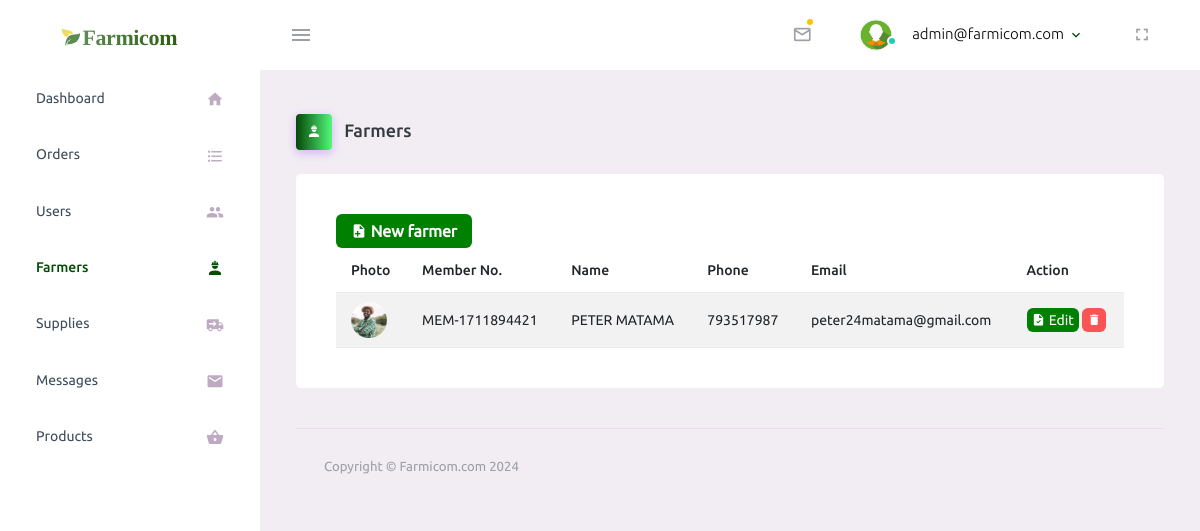
Page /Dashboard/Admin/farmers.php (signed in) on the committed database.
### tables this page shows
CREATE TABLE `farmers` (
  `id` int(25) NOT NULL,
  `Photo` varchar(250) NOT NULL,
  `Member_number` varchar(25) NOT NULL,
  `National_id` int(10) NOT NULL,
  `Firstname` varchar(25) NOT NULL,
  `Lastname` varchar(25) NOT NULL,
  `Phone` int(25) NOT NULL,
  `Email` varchar(25) NOT NULL,
  `Address` varchar(25) NOT NULL,
  `Password` varchar(250) NOT NULL,
  `Usertype` varchar(25) NOT NULL DEFAULT 'farmer'
);

### Dashboard/Admin/farmers.php (the view, shortened to what this page needs)
<?php
include ("config.php");
if (!isset($_SESSION['email'])) {
  header("location:../../lform.php");
  exit;
} else {
  $username = $_SESSION['email'];
}
 ?>
<!DOCTYPE html>
<html lang="en">
  <head>
    <link rel="stylesheet" href="assets/vendors/mdi/css/materialdesignicons.min.css">
    <link rel="stylesheet" href="assets/vendors/css/vendor.bundle.base.css">
    <link rel="stylesheet" href="assets/css/style.css">
  </head>
  <body>
      <nav class="navbar default-layout-navbar col-lg-12 col-12 p-0 fixed-top d-flex flex-row">
        <div class="text-center navbar-brand-wrapper d-flex align-items-center justify-content-center">
          <a class="navbar-brand brand-logo" href="index.html"><img src="assets/images/logo.svg" alt="logo" /></a>
        </div>
        <div class="navbar-menu-wrapper d-flex align-items-stretch">
          <button class="navbar-toggler navbar-toggler align-self-center" type="button" data-toggle="minimize">
            <span class="mdi mdi-menu"></span>
          </button>
          <ul class="navbar-nav navbar-nav-right">
          <?php
                  $select_messages=mysqli_query($con,"SELECT * FROM messages LIMIT 5");
                  if($select_messages->num_rows==0){
                    ?>
                    <li class="nav-item dropdown">
                    <a class="nav-link count-indicator dropdown-toggle" id="messageDropdown" href="#" data-bs-toggle="dropdown" aria-expanded="false">
                      <i class="mdi mdi-email-outline"></i>
                    </a>
                    <div class="dropdown-menu dropdown-menu-right navbar-dropdown preview-list" aria-labelledby="messageDropdown">
                      <h6 class="p-3 mb-0">Messages</h6>
                      <?php
                  }else{
                    ?>
            <li class="nav-item dropdown">
              <a class="nav-link count-indicator dropdown-toggle" id="messageDropdown" href="#" data-bs-toggle="dropdown" aria-expanded="false">
                <i class="mdi mdi-email-outline"></i>
                <span class="count-symbol bg-warning"></span>
              </a>
                <?php while($message=$select_messages->fetch_assoc()){ ?>
                <div class="dropdown-divider"></div>
                <a class="dropdown-item preview-item">
                  <div class="preview-thumbnail">
                    <img src="assets/images/faces/face4.jpg" alt="image" class="profile-pic">
                  </div>
                  <div class="preview-item-content d-flex align-items-start flex-column justify-content-center">
                    <h6 class="preview-subject ellipsis mb-1 font-weight-normal"><?php echo $message['Name']?> sent you a message</h6>
                  </div>
                </a>
                <?php }}?>
            </li>
            <li class="nav-item nav-profile dropdown">
              <a class="nav-link dropdown-toggle" id="profileDropdown" href="#" data-bs-toggle="dropdown" aria-expanded="false">
                <div class="nav-profile-img">
                  <img src="assets/images/faces/face1.jpg" alt="image">
                  <span class="availability-status online"></span>
                </div>
                <div class="nav-profile-text">
                  <p class="mb-1 text-black"><?php echo $username ?></p>
                </div>
              </a>
            </li>
            <li class="nav-item d-none d-lg-block full-screen-link">
              <a class="nav-link">
                <i class="mdi mdi-fullscreen" id="fullscreen-button"></i>
              </a>
            </li>
          </ul>
        </div>
      </nav>
      <div class="container-fluid page-body-wrapper">
        <nav class="sidebar sidebar-offcanvas" id="sidebar">
          <ul class="nav">
            <li class="nav-item">
              <a class="nav-link" href="index.php">
                <span class="menu-title">Dashboard</span>
                <i class="mdi mdi-home menu-icon"></i>
              </a>
            </li>
            <li class="nav-item">
              <a class="nav-link" href="orders.php">
                <span class="menu-title">Orders</span>
                <i class="mdi mdi-format-list-bulleted menu-icon"></i>
              </a>
                          </li>
            <li class="nav-item">
              <a class="nav-link" href="users.php">
                <span class="menu-title">Users</span>
                <i class="mdi mdi-account-multiple menu-icon"></i>
              </a>
            </li>
            <li class="nav-item">
              <a class="nav-link" href="farmers.php">
                <span class="menu-title">Farmers</span>
                <i class="mdi mdi-worker menu-icon"></i>
              </a>
            </li>
            <li class="nav-item">
              <a class="nav-link" href="Supplies.php">
                <span class="menu-title">Supplies</span>
                <i class="mdi mdi-truck-delivery menu-icon"></i>
              </a>
            </li>
            <li class="nav-item">
              <a class="nav-link" href="messages.php">
                <span class="menu-title">Messages</span>
                <i class="mdi mdi-email menu-icon"></i>
              </a>
            </li>
            <li class="nav-item">
              <a class="nav-link" href="products.php">
                <span class="menu-title">Products</span>
                <i class="mdi mdi mdi-basket menu-icon"></i>
              </a>
            </li>
          </ul>
        </nav>
        <div class="main-panel">
          <div class="content-wrapper">
            <div class="page-header">
              <h3 class="page-title">
                <span class="page-title-icon bg-gradient-primary text-white me-2">
                  <i class="mdi mdi-worker"></i>
                </span> Farmers
              </h3>
              <nav aria-label="breadcrumb">
                <ul class="breadcrumb">
                </ul>
              </nav>
            </div>
            <div class="col-lg-12 grid-margin stretch-card">
                <div class="card">
                  <div class="card-body">
                  <a href="addFarmer.php"><button type="button" class="btn-add-farmer btn-icon-text">
                            <i class="mdi mdi-file-plus btn-icon-prepend"></i> New farmer </button></a>
                      <table class="table table-striped">
                      <thead>
                        <tr>
                          <th> Photo </th>
                          <th> Member No. </th>
                          <th> Name </th>
                          <th> Phone </th>
                          <th> Email </th>
                          <th> Action </th>
                        </tr>
                      </thead>
                      <tbody>
                      <?php
                          $select_farmers = mysqli_query($con, "SELECT * FROM farmers") or die ("Query failed");
                          while($farmers_dtls = $select_farmers->fetch_assoc()){
                        ?>
                        <form action="editFarmer.php" method="post">
                        <tr>
                          <td class="py-1">
                            <img src="<?php echo $farmers_dtls['Photo']?>" alt="image" />
                          </td>
                          <td> <?php echo $farmers_dtls['Member_number']?>
                          </td>
                          <td> <?php echo $farmers_dtls['Firstname']?> <?php echo $farmers_dtls['Lastname']?></td>
                          <td> <?php echo $farmers_dtls['Phone']?></td>
                          <td> <?php echo $farmers_dtls['Email']?></td>
                          <td>
                            <button type="submit" name="edit_farmer" class="btn-tbl-farmers btn-icon-text">
                              <i class="mdi mdi-file-check btn-icon-prepend"></i> Edit </button></a>
                            <button type="submit" name="delete" class="btn-icon-text btn-tbl-farmers-dg">
                            <i class="mdi mdi-delete btn-icon-prepend"></i></button>
                          </td>
                        </tr>
                        </form>
                        <?php } ?>
                      </tbody>
                    </table>
                  </div>
                </div>
              </div>
          <footer class="footer">
            <div class="container-fluid d-flex justify-content-between">
              <span class="text-muted d-block text-center text-sm-start d-sm-inline-block">Copyright © Farmicom.com 2024</span>
            </div>
          </footer>
        </div>
      </div>
    </div>
  </body>
</html>

### rows in the picture
farmers: Photo (picture), Member_number "MEM-1711894421", Firstname "PETER", Lastname "MATAMA", Phone "793517987", Email "peter24matama@gmail.com"

### other values in the picture
$username "admin@farmicom.com"
